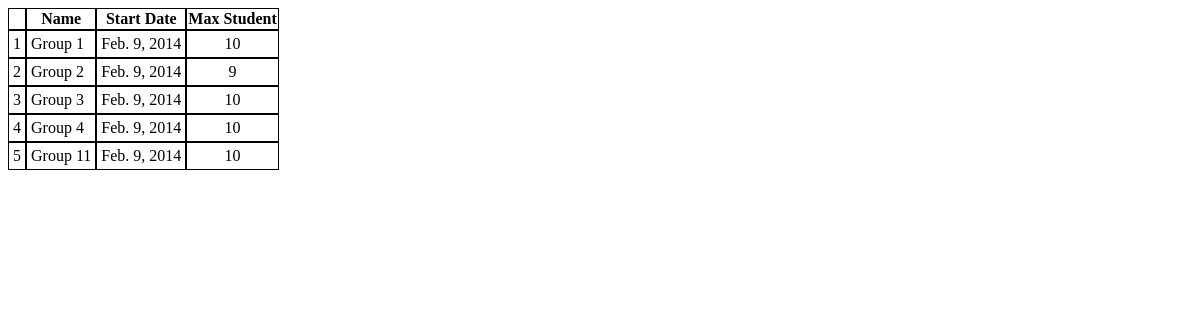
The page /groups/all on the database its author committed.
### groups/models.py (models this page shows, shortened)
class Group(models.Model):
    name = models.CharField(max_length=255)
    start_date = models.DateField()
    max_students = models.IntegerField()

### groups/views.py (the view)
# urls.py: path('all', all_groups),
def all_groups(request):
    return HttpResponse(render(request, 'all-groups.html', {'groups': Group.objects.all()}))

### groups/templates/all-groups.html (shortened to what this page needs)
<!DOCTYPE html>
<html lang="en">
<head>
    {% load static %}
    <link rel="stylesheet" type="text/css" href="{% static "css/all-groups.css" %}">
</head>
<body>
<table>
    <tr>
        <th></th>
        <th>Name</th>
        <th>Start Date</th>
        <th>Max Student</th>
    </tr>
    {% for group in groups %}
        <tr id="{{ group.id }}">
            <td>{{ group.id }}</td>
            <td>{{ group.name }}</td>
            <td>{{ group.start_date }}</td>
            <td class="middle">{{ group.max_students }}</td>
        </tr>
    {% endfor %}
</table>
</body>
</html>

### groups/static/css/all-groups.css (style rules this page uses)
table { border-spacing: 0 }
td, th { border: 1px solid black; }
td { padding: 4px; }
.middle { text-align: center; }

### rows shown on the page
Group: id "1", name "Group 1", start_date "Feb. 9, 2014", max_students "10"
Group: id "2", name "Group 2", start_date "Feb. 9, 2014", max_students "9"
Group: id "3", name "Group 3", start_date "Feb. 9, 2014", max_students "10"
Group: id "4", name "Group 4", start_date "Feb. 9, 2014", max_students "10"
Group: id "5", name "Group 11", start_date "Feb. 9, 2014", max_students "10"
